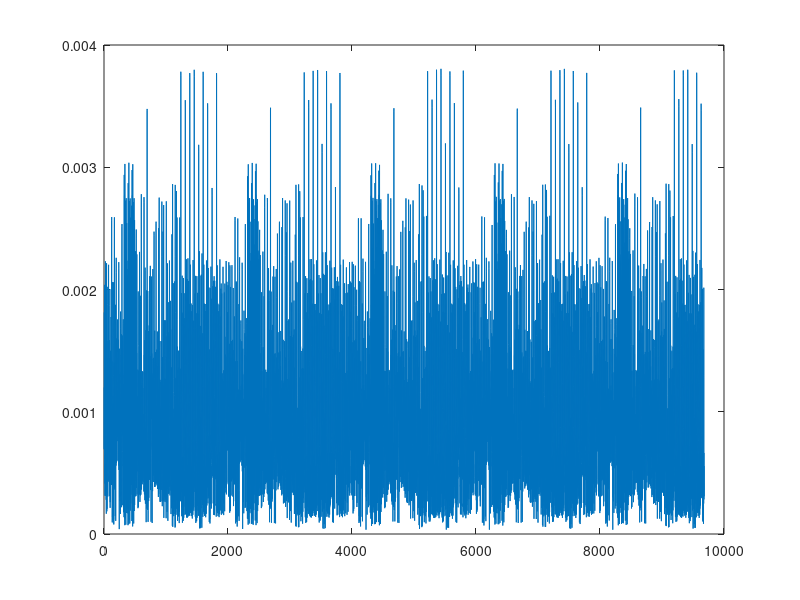
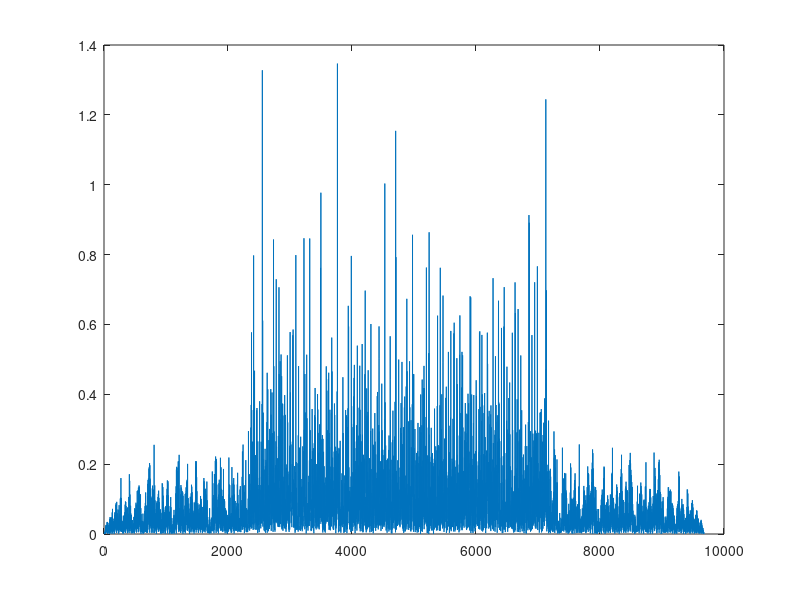

Write the MATLAB code that produced these figures, in order. (Note: this script raises an error after producing the figures.)
clear; clc;

% Channel Parameters
Max_Excess_Delay   = 3.2*1e-5; % in seconds

% OFDM Signal Specs
FFTsize              = 64;
df                   = 15e3; % subcarrier spacing
fs                   = df*FFTsize;
sys.fs               = fs
Ts                   = 1/fs;
OSR                  = 1;
sys.sps              = OSR;
NumActiveSubcarriers = 32;
NumSymbols           = 5;
N_taps               = floor(Max_Excess_Delay/Ts)+1;
CPsizeOpt            = ceil(Max_Excess_Delay/Ts/OSR); % Minimum CP size required (effect of OSR taken into acount)
CPsize               = 8;
W                    = 2;

UsedSubcarrierIndx          = [FFTsize-(NumActiveSubcarriers/2:-1:1)+1, 1:NumActiveSubcarriers/2];
availableCarriers           = UsedSubcarrierIndx;
pilotCarriers               = availableCarriers(2:3:end);
availableCarriers(2:3:end)  = [];
effectiveDataCarriers   = availableCarriers;

% Generating Pilot Bits
pilotBits              = repmat([1 0],1,floor(length(pilotCarriers)/2));

 if length(pilotBits) < length(pilotCarriers)
     if pilotBits(end) == 1
        pilotBits       = [pilotBits 0];
     else
         pilotBits      = [pilotBits 1];
     end
 else 
     if length(pilotBits)>length(pilotCarriers)  
         pilotBits = pilotBits(1:length(pilotCarriers));
    end
 end
% Modulating pilot bits and reshapinig them into pilotcarriers x Number of symbols
pilotBitsModulated     = pilotBits*2-1;
pilotSymbols           = repmat(pilotBitsModulated(:),1,NumSymbols);

% loading the file
load("OFDM_LNA_S32.mat");
% plot(abs(Y))
figure
plot(abs(Y))

Freq=fftshift(fft(Y))

figure
plot(abs(Freq))
 figure()
[Pxx_tx,F_tx] = pwelch(Y,[],[],[],fs,'centered');
plot(F_tx,10*log10(Pxx_tx/max(Pxx_tx)))

%
PreamblesCreated    =   [mseq(2,6); mseq(2,6)];
correlation         =   xcorr(PreamblesCreated,Y)
[~,indx1]           =   maxk(correlation,5)

figure()
plot(abs(correlation))

theActualFrameIndex      = length(Y) - indx1
proposedframe = Y(theActualFrameIndex :theActualFrameIndex+ (CPsize+FFTsize)*NumSymbols +length(PreamblesCreated))

figure
subplot(2,1,1),plot(abs(proposedframe))
subplot(2,1,2),plot(1:length(proposedframe),20*log10(proposedframe))

figure()
[Pxx_tx,F_tx] = pwelch(proposedframe(127:end),[],[],[],fs,'centered');
plot(F_tx,10*log10(Pxx_tx/max(Pxx_tx)))


prmbl_rx = proposedframe(1:length(PreamblesCreated)); 
phase    =  angle(sum(PreamblesCreated.*conj(prmbl_rx)));

equalize_preambles = prmbl_rx.*exp(j*phase);
scatterplot(equalize_preambles);

frameLength = (FFTsize+CPsize)*NumSymbols;
symbols_rx = proposedframe(length(prmbl_rx)+1:length(prmbl_rx)+frameLength);

%REMOVING CP
parallelOFDMSymbols     =   reshape(symbols_rx,FFTsize+CPsize,NumSymbols)
parOFDMSymbolsCPless    =   parallelOFDMSymbols(CPsize+1:end,:)

fdomainSymbol          = fft(parOFDMSymbolsCPless)/sqrt(FFTsize);
receivedPilots         = fdomainSymbol(pilotCarriers,:);
estimatedOFDMChannel   = receivedPilots./pilotSymbols;

% Channel Interpolation using interp
interPolated            = interp1(pilotCarriers,estimatedOFDMChannel,1:1:length(fdomainSymbol),"spline");
interPolatedChannel     = interPolated(availableCarriers,:);


receivedDataOFDM           = fdomainSymbol(availableCarriers,:);
scatterplot(receivedDataOFDM(:))

if(1)
    symbls_off = 10;
    coarse_offset = est_coarse_fre(prmbl_rx, sys);
    % Compensation of frequency offset
    t = (1:length(receivedDataOFDM(:)))'/sys.fs;
    % compensation of the frequency offset
    receivedDataOFDM = receivedDataOFDM(:).*exp(-2i*pi*t*coarse_offset);
  
          scatterplot(receivedDataOFDM)
         % eyediagram(smpls_rx_q,256)
end
receivedDataOFDMFOC        = receivedDataOFDM;
% scatterplot(receivedDataOFDMFOC)
equalized_frame         = receivedDataOFDMFOC./interPolatedChannel(:); 
receivedBits            = qamdemod(equalized_frame,2);

scatterplot(equalized_frame);
xlim([-2 2])
ylim([-2 2])


figure()
[Pxx_tx,F_tx] = pwelch(symbols_rx,[],[],[],fs,'centered');
plot(F_tx,10*log10(Pxx_tx/max(Pxx_tx)))


function off = est_coarse_fre(preambles,sys)
    
    sampx = fftshift(fft(preambles.^2,40*length(preambles)));
    delta_f = (sys.fs)/length(sampx);

    freq_interv=(-(sys.fs))/2:delta_f:((sys.fs)/2)-1;
    figure()
    plot(freq_interv/2, abs(sampx));
    off  = freq_interv(sampx==max(sampx))/2;
end